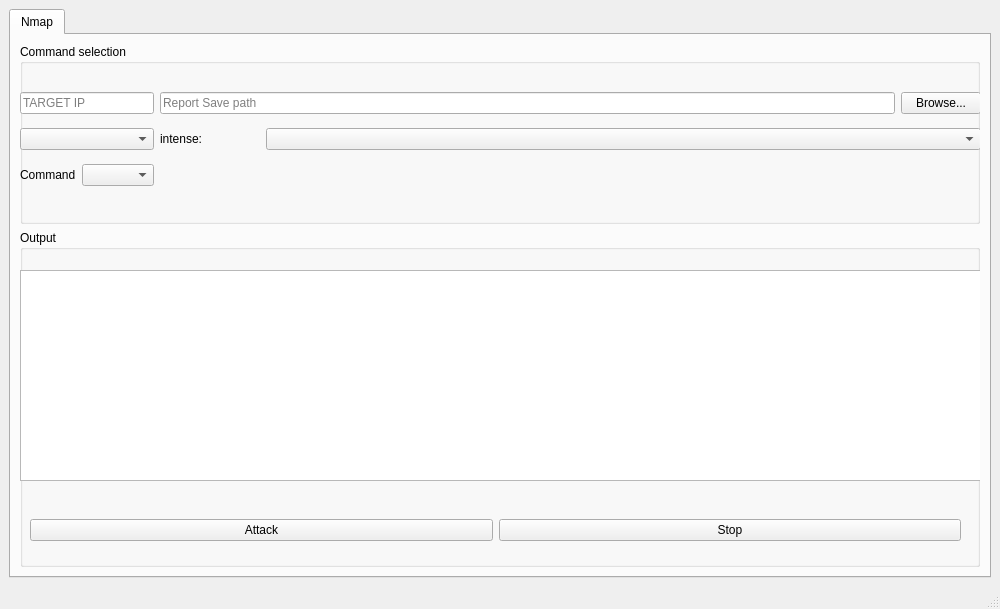
<?xml version="1.0" encoding="UTF-8"?>
<ui version="4.0">
 <class>MainWindow</class>
 <widget class="QMainWindow" name="MainWindow">
  <property name="geometry">
   <rect>
    <x>0</x>
    <y>0</y>
    <width>1000</width>
    <height>609</height>
   </rect>
  </property>
  <property name="windowTitle">
   <string>MainWindow</string>
  </property>
  <widget class="QWidget" name="centralwidget">
   <layout class="QGridLayout" name="gridLayout">
    <item row="0" column="0">
     <widget class="QTabWidget" name="tabWidget">
      <property name="currentIndex">
       <number>0</number>
      </property>
      <widget class="QWidget" name="tab_2">
       <attribute name="title">
        <string>Nmap</string>
       </attribute>
       <layout class="QVBoxLayout" name="verticalLayout_8">
        <item>
         <widget class="QGroupBox" name="groupBox_4">
          <property name="maximumSize">
           <size>
            <width>16777215</width>
            <height>180</height>
           </size>
          </property>
          <property name="title">
           <string>Command selection</string>
          </property>
          <widget class="QWidget" name="gridLayoutWidget">
           <property name="geometry">
            <rect>
             <x>0</x>
             <y>40</y>
             <width>961</width>
             <height>113</height>
            </rect>
           </property>
           <layout class="QGridLayout" name="gridLayout_2" rowstretch="0,0,0" columnstretch="0,2" columnminimumwidth="0,0">
            <property name="sizeConstraint">
             <enum>QLayout::SizeConstraint::SetDefaultConstraint</enum>
            </property>
            <item row="2" column="0">
             <layout class="QHBoxLayout" name="horizontalLayout_6">
              <item>
               <widget class="QLabel" name="label_3">
                <property name="maximumSize">
                 <size>
                  <width>100</width>
                  <height>20</height>
                 </size>
                </property>
                <property name="text">
                 <string>Command</string>
                </property>
               </widget>
              </item>
              <item>
               <widget class="QComboBox" name="comboBox_3_command"/>
              </item>
             </layout>
            </item>
            <item row="1" column="0">
             <widget class="QComboBox" name="comboBox_2"/>
            </item>
            <item row="0" column="0">
             <widget class="QLineEdit" name="targetip">
              <property name="placeholderText">
               <string>TARGET IP</string>
              </property>
             </widget>
            </item>
            <item row="0" column="1">
             <layout class="QHBoxLayout" name="horizontalLayout_7">
              <item>
               <widget class="QLineEdit" name="lineEdit_4_filepath">
                <property name="placeholderText">
                 <string>Report Save path</string>
                </property>
               </widget>
              </item>
              <item>
               <widget class="QPushButton" name="pushButton_4_savebtn">
                <property name="text">
                 <string>Browse...</string>
                </property>
               </widget>
              </item>
             </layout>
            </item>
            <item row="1" column="1">
             <layout class="QHBoxLayout" name="horizontalLayout_4">
              <item>
               <widget class="QLabel" name="label_4">
                <property name="maximumSize">
                 <size>
                  <width>100</width>
                  <height>16777215</height>
                 </size>
                </property>
                <property name="text">
                 <string>intense:</string>
                </property>
               </widget>
              </item>
              <item>
               <widget class="QComboBox" name="comboBox_4_intense"/>
              </item>
             </layout>
            </item>
           </layout>
          </widget>
         </widget>
        </item>
        <item>
         <widget class="QGroupBox" name="groupBox_6">
          <property name="title">
           <string>Output</string>
          </property>
          <widget class="QTextEdit" name="textEdit_2_nmapoutput">
           <property name="geometry">
            <rect>
             <x>0</x>
             <y>40</y>
             <width>961</width>
             <height>211</height>
            </rect>
           </property>
           <property name="readOnly">
            <bool>true</bool>
           </property>
          </widget>
          <widget class="QWidget" name="horizontalLayoutWidget">
           <property name="geometry">
            <rect>
             <x>10</x>
             <y>280</y>
             <width>931</width>
             <height>41</height>
            </rect>
           </property>
           <layout class="QHBoxLayout" name="horizontalLayout_8">
            <item>
             <widget class="QPushButton" name="attackbtn">
              <property name="text">
               <string>Attack</string>
              </property>
             </widget>
            </item>
            <item>
             <widget class="QPushButton" name="pushButton_5_nmapstop">
              <property name="text">
               <string>Stop</string>
              </property>
             </widget>
            </item>
           </layout>
          </widget>
         </widget>
        </item>
       </layout>
      </widget>
     </widget>
    </item>
   </layout>
  </widget>
  <widget class="QStatusBar" name="statusbar"/>
 </widget>
 <resources/>
 <connections/>
</ui>
